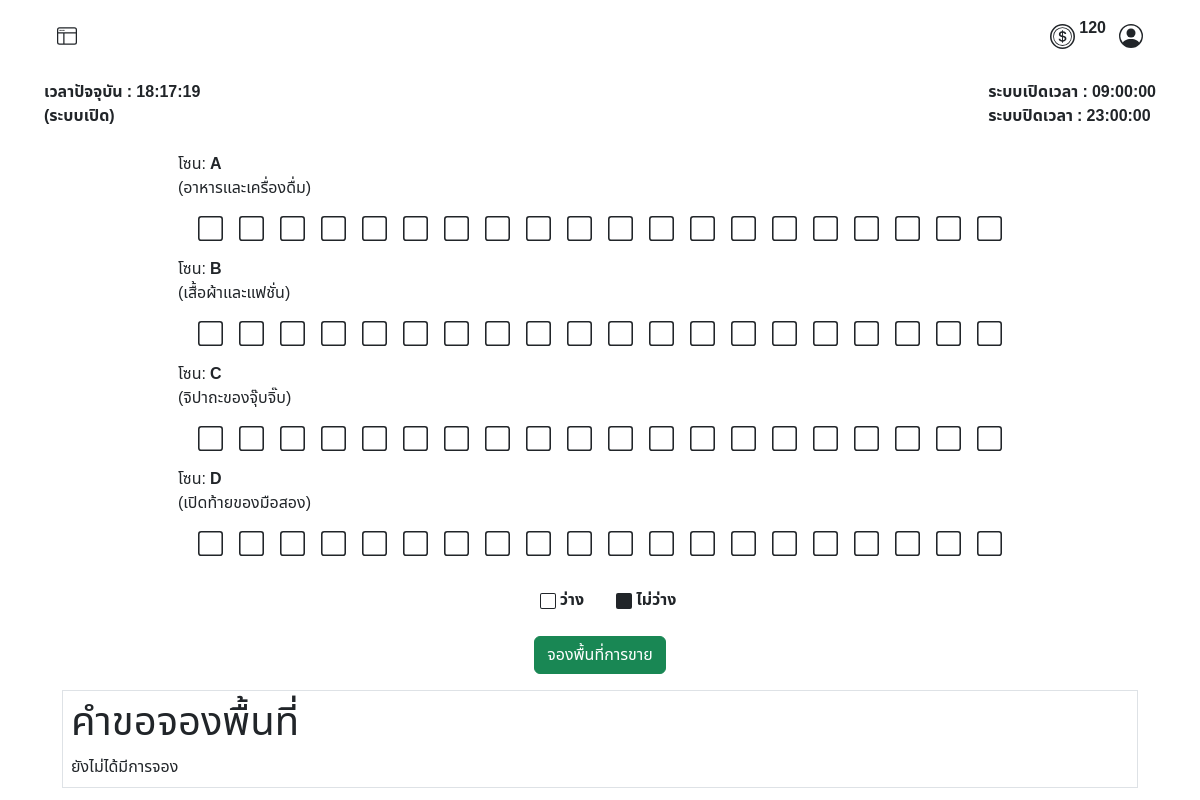
The app's page /user/index.php (signed in), older data.
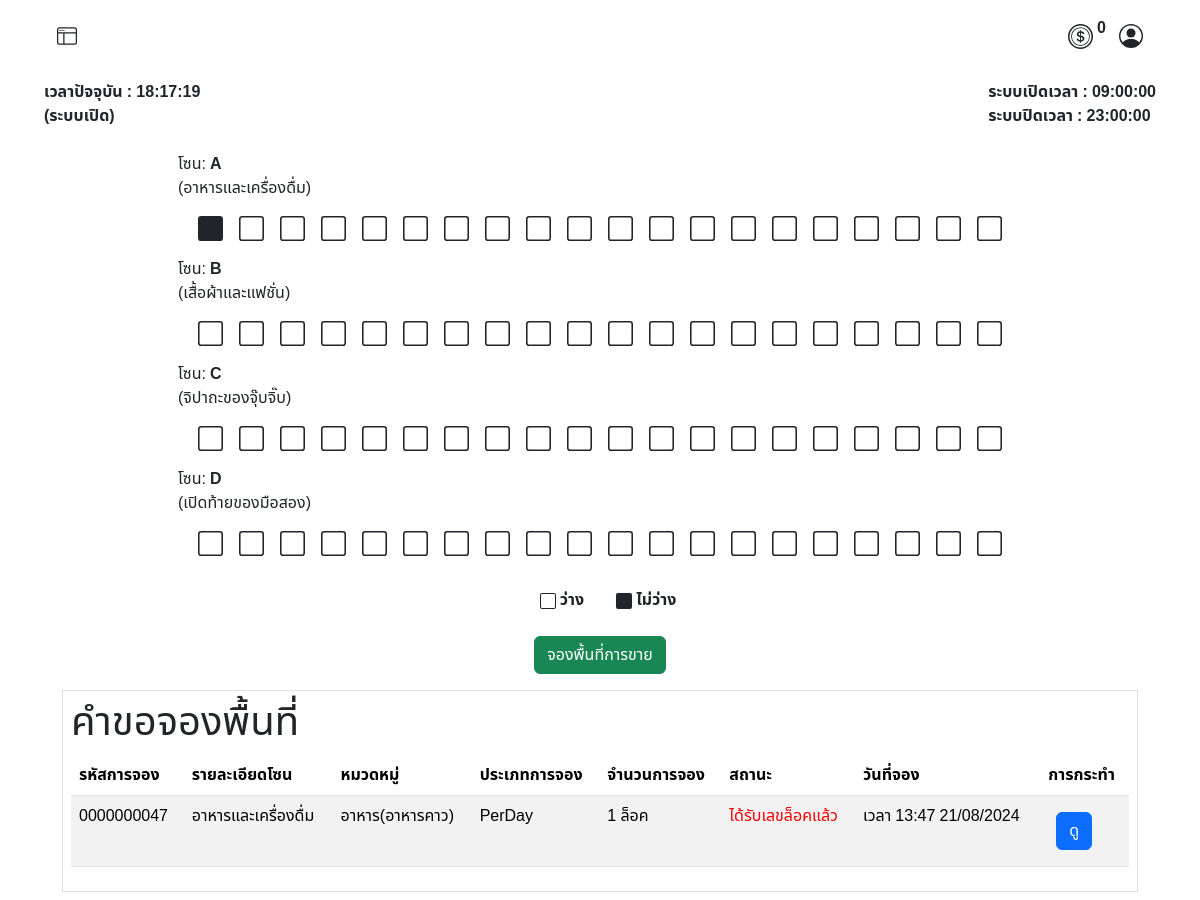
The same page, newer data.
### tables this page shows
CREATE TABLE `tbl_user` (
  `user_id` int(6) UNSIGNED ZEROFILL NOT NULL COMMENT 'รหัสลูกค้า',
  `prefix` enum('นาย','นาง','นางสาว') NOT NULL COMMENT 'คำนำหน้าชื่อ',
  `firstname` varchar(255) NOT NULL COMMENT 'ชื่อ',
  `lastname` varchar(255) NOT NULL COMMENT 'นามสกุล',
  `tel` varchar(11) NOT NULL COMMENT 'เบอร์โทรศัพท์',
  `email` varchar(255) NOT NULL COMMENT 'อีเมลล์',
  `username` varchar(255) NOT NULL COMMENT 'ชื่อผู้ใช้',
  `password` varchar(255) NOT NULL COMMENT 'รหัสผ่าน',
  `userrole` int(3) NOT NULL COMMENT '1=ลูกค้า,2=แอดมิน',
  `shop_name` varchar(50) NOT NULL COMMENT 'ชื่อร้านค้า',
  `token` int(11) NOT NULL,
  `last_login` datetime DEFAULT NULL
);

CREATE TABLE `operating_hours` (
  `id` int(11) NOT NULL,
  `opening_time` time NOT NULL,
  `closing_time` time NOT NULL
);

CREATE TABLE `zone_detail` (
  `zone_id` int(3) UNSIGNED ZEROFILL NOT NULL COMMENT 'รหัสโซน',
  `zone_name` varchar(50) NOT NULL COMMENT 'ชื่อโซน',
  `zone_detail` varchar(45) NOT NULL,
  `pricePerDate` float DEFAULT NULL COMMENT 'ราคาต่อวัน',
  `pricePerMonth` float DEFAULT NULL COMMENT 'ราคาต่อเดือน'
);

CREATE TABLE `locks` (
  `id_locks` int(11) NOT NULL COMMENT 'ไอดีล็อค',
  `lock_name` varchar(10) NOT NULL COMMENT 'ชื่อเลขล็อต',
  `zone_id` int(3) UNSIGNED ZEROFILL DEFAULT NULL COMMENT 'รหัสประเภทโซน',
  `booking_id` int(10) UNSIGNED ZEROFILL DEFAULT NULL COMMENT 'รหัสการจอง',
  `available` int(3) DEFAULT NULL COMMENT 'สถานะ ว่าง หรือ จองแล้ว '
);

CREATE TABLE `booking` (
  `booking_id` int(10) UNSIGNED ZEROFILL NOT NULL COMMENT 'รหัสการจอง',
  `member_id` int(6) UNSIGNED ZEROFILL DEFAULT NULL COMMENT 'รหัสลูกค้า',
  `booking_status` int(3) UNSIGNED DEFAULT NULL COMMENT 'สถานะการจอง',
  `booking_type` varchar(20) NOT NULL COMMENT 'รายวัน, รายเดือน',
  `zone_id` int(3) UNSIGNED ZEROFILL DEFAULT NULL COMMENT 'รหัสประเภทโซน',
  `booking_amount` int(11) NOT NULL COMMENT 'จำนวนล็อคที่จะจอง',
  `total_price` float NOT NULL COMMENT 'ราคารวม',
  `product_type` int(11) DEFAULT NULL COMMENT 'ประเภทสินค้า',
  `sub_product_type` int(11) NOT NULL,
  `slip_img` varchar(45) DEFAULT NULL,
  `book_lock_number` varchar(45) DEFAULT NULL,
  `booking_date` timestamp NOT NULL DEFAULT current_timestamp() COMMENT 'วันเวลาที่จอง',
  `expiration_date` datetime DEFAULT NULL
);

CREATE TABLE `category` (
  `id_category` int(11) NOT NULL,
  `cat_name` varchar(45) NOT NULL
);

CREATE TABLE `sub_category` (
  `idsub_category` int(11) NOT NULL,
  `id_category` int(11) DEFAULT NULL,
  `sub_cat_name` varchar(45) NOT NULL
);

CREATE TABLE `booking_status` (
  `id` int(3) UNSIGNED NOT NULL COMMENT 'รหัสสถานะการจอง',
  `status` varchar(50) NOT NULL COMMENT 'สถานะ'
);

### user/index.php (the view, shortened to what this page needs)
<?php
require("../condb.php");
?>
<!DOCTYPE html>
<html lang="en">
<head>
    <link href="https://cdn.jsdelivr.net/npm/bootstrap@5.3.3/dist/css/bootstrap.min.css" rel="stylesheet">
    <link rel="stylesheet" href="https://cdn.jsdelivr.net/npm/sweetalert2@11/dist/sweetalert2.min.css">
    <link rel="stylesheet" href="../asset/css/font.css">
</head>
<body>
    <?php
    include('./user_nav.php');
    ?>
    <div class="row">
        <div class="col">
            <div class="container mt-4">
                <div class="container-fluid ">
                    <div class="row d-flex justify-content-center align-item-center">
                        <div class="col-12 d-flex flex-wrap justify-content-center align-item-center">
                            <?php
                            $sql = "SELECT * FROM zone_detail ORDER BY zone_name";
                            if ($result = $conn->query($sql)) {
                                if ($result->num_rows > 0) {
                                    while ($row = $result->fetch_assoc()) {
                                        echo '
                                    <div class="">
                                       <div class="row ">
                                            <div class="col">
                                                <div class="d-flex justify-content-start">
                                                        <div class="">
                                                        <p class="zone_detail"
                                                            data-bs-toggle="tooltip"
                                                            data-bs-placement="right"
                                                            title="รายวัน ' . $row["pricePerDate"] . '฿<br>รายเดือน ' . $row["pricePerMonth"] . '฿">
                                                            โซน: <strong>' . $row["zone_name"] . '</strong><br>(' . $row["zone_detail"] . ')
                                                        </p>
                                                        </div>
                                                </div>
                                        </div>
                                    </div>
                                    ';
                                        $sql2 = "SELECT * FROM locks WHERE zone_id = " . $row["zone_id"];
                                        if ($result2 = $conn->query($sql2)) {
                                            if ($result2->num_rows > 0) {
                                                echo '<div class="d-flex flex-wrap container-md">';
                                                while ($row2 = $result2->fetch_assoc()) {
                                                    echo '<div class="mx-2">';
                                                    echo '<p>';
                                                    if ($row2["available"] == 0) {
                                                        echo '
                                                    <svg xmlns="http://www.w3.org/2000/svg" width="25" height="25" fill="currentColor" class="bi bi-square" viewBox="0 0 16 16">
                                                        <path d="M14 1a1 1 0 0 1 1 1v12a1 1 0 0 1-1 1H2a1 1 0 0 1-1-1V2a1 1 0 0 1 1-1zM2 0a2 2 0 0 0-2 2v12a2 2 0 0 0 2 2h12a2 2 0 0 0 2-2V2a2 2 0 0 0-2-2z"/>
                                                    </svg>';
                                                    } else if ($row2["available"] == 1) {
                                                        echo '
                                                <svg xmlns="http://www.w3.org/2000/svg" width="25" height="25" fill="currentColor" class="bi bi-square-fill" viewBox="0 0 16 16">
                                                    <path d="M0 2a2 2 0 0 1 2-2h12a2 2 0 0 1 2 2v12a2 2 0 0 1-2 2H2a2 2 0 0 1-2-2z"/>
                                                </svg>';
                                                    }
                                                    echo '</p>';
                                                    echo '</div>';
                                                }
                                                echo '</div>';
                                            } else {
                                                echo "<p>ยังไม่มีการสร้างข้อมูลพื้นที่การขาย</p>";
                                            }
                                        } else {
                                            echo "<p>Error in nested query: " . $conn->error . "</p>";
                                        }
                                    }
                                } else {
                                    echo "<p><strong>ยังไม่มีการสร้างข้อมูลพื้นที่การขาย</strong></p>";
                                }
                            } else {
                                echo "<p>Error in main query: " . $conn->error . "</p>";
                            }
                            ?>
                        </div>
                        <div class="container-md d-flex justify-content-center p-2 m-2">
                            <div class="px-2 mx-2">
                                <svg xmlns="http://www.w3.org/2000/svg" width="16" height="16" fill="currentColor" class="bi bi-square" viewBox="0 0 16 16">
                                    <path d="M14 1a1 1 0 0 1 1 1v12a1 1 0 0 1-1 1H2a1 1 0 0 1-1-1V2a1 1 0 0 1 1-1zM2 0a2 2 0 0 0-2 2v12a2 2 0 0 0 2 2h12a2 2 0 0 0 2-2V2a2 2 0 0 0-2-2z" />
                                </svg>
                                <strong>ว่าง</strong>
                            </div>
                            <div class="px-2 mx-2">
                                <svg xmlns="http://www.w3.org/2000/svg" width="16" height="16" fill="currentColor" class="bi bi-square-fill" viewBox="0 0 16 16">
                                    <path d="M0 2a2 2 0 0 1 2-2h12a2 2 0 0 1 2 2v12a2 2 0 0 1-2 2H2a2 2 0 0 1-2-2z" />
                                </svg>
                                <strong>ไม่ว่าง</strong>
                            </div>
                        </div>
                        <div class="col-12 d-flex justify-content-evenly px-3">
                            <button class="btn btn-success m-2" type="button" id="reserveButton" data-bs-toggle="modal" data-bs-target="#ReserveModal">
                                จองพื้นที่การขาย
                            </button>
                        </div>
                    </div>
                </div>
            </div>
        </div>
        <div class="col">
            <div class="tab-content" id="myTabContent">
                <div class="tab-pane fade show active mt-2 mx-2 p-2 border" id="categort">
                    <div>
                        <h1>คำขอจองพื้นที่</h1>
                    </div>
                    <div class="mt-2">
                        <?php
                        $sql = "SELECT BK.total_price, BK.booking_id, CONCAT(U.prefix, U.firstname , ' ', U.lastname) AS fullname, BS.status, BK.booking_status, ZD.zone_name, ZD.zone_detail, C.cat_name, SC.sub_cat_name, BK.booking_type, BK.booking_amount, BK.slip_img, BK.booking_date
                                FROM booking AS BK
                                INNER JOIN booking_status AS BS ON BK.booking_status = BS.id
                                INNER JOIN tbl_user AS U ON BK.member_id = U.user_id
                                INNER JOIN category AS C ON BK.product_type = C.id_category
                                INNER JOIN sub_category AS SC ON BK.sub_product_type = SC.idsub_category
                                INNER JOIN zone_detail AS ZD ON BK.zone_id = ZD.zone_id
                                WHERE member_id = $user_id
                                ORDER BY booking_id
                            ";
                        $result = $conn->query($sql);
                        if ($result->num_rows > 0) {
                            echo "<table class='table table-striped'>";
                            echo "<thead>
                        <tr>
                            <th>รหัสการจอง</th>
                            <th>รายละเอียดโซน</th>
                            <th>หมวดหมู่</th>
                            <th>ประเภทการจอง</th>
                            <th>จำนวนการจอง</th>
                            <th>สถานะ</th>
                            <th>วันที่จอง</th>
                            <th>การกระทำ</th>
                        </tr>
                    </thead>";
                            echo "<tbody>";
                            while ($row = $result->fetch_assoc()) {
                                $booking_date = date("เวลา H:i d/m/Y", strtotime($row["booking_date"]));
                                echo "<tr>
                            <td>" . htmlspecialchars($row["booking_id"]) . "</td>
                                                                <td>" . htmlspecialchars($row["zone_detail"]) . "</td>
                                                                <td>" . htmlspecialchars($row["cat_name"]) . "(" . htmlspecialchars($row["sub_cat_name"]) . ")</td>
                                                                <td>" . htmlspecialchars($row["booking_type"]) . "</td>
                                                                <td>" . htmlspecialchars($row["booking_amount"]) . " ล็อค</td>
                                                                <td style='color: red;'>" . htmlspecialchars($row["status"]) . "</td>
                            <td>" . $booking_date  . "</td>
                            ";
                                switch ($row["booking_status"]) {
                                    case 4:
                                        echo " <td>
                                    <button class='btn btn-primary m-2' type='button' data-bs-toggle='modal' data-bs-target='#viewBookingModal' data-id='" . $row["booking_id"] . "'>ดู</button>
                                    </td>";
                                        break;
                                }
                                echo " </tr>";
                            }
                            echo "</tbody></table>";
                        } else {
                            echo "ยังไม่ได้มีการจอง";
                        }
                        ?>
                    </div>
                </div>
            </div>
        </div>
    </div>
</body>
</html>

### user/user_nav.php (shortened to what this page needs)
<nav class="row g-2">
    <div class="col-12 d-flex justify-content-between px-5 py-3">
        <div class="col-4">
            <button class="btn" type="button" data-bs-toggle="offcanvas" data-bs-target="#offcanvasWithBothOptions" aria-controls="offcanvasWithBothOptions">
            </button>
        </div>
        <div class="d-flex align-items-center ">
            <div class="row  ">
                <div class="col d-flex align-items-center justify-content-center">
                    <p class="ms-1">
                        <strong>
                            <?php
                            $user_id = $_SESSION["user_id"];
                            $stmt = $conn->prepare("SELECT token FROM tbl_user WHERE user_id = ?");
                            $stmt->bind_param("i", $user_id);
                            $stmt->execute();
                            $stmt->bind_result($token);
                            echo htmlspecialchars($token);
                            ?>
                        </strong>
                    </p>
                </div>
            </div>
            <button class="btn " type="button" data-bs-toggle="modal" data-bs-target="#ProfileModal">
            </button>
        </div>
    </div>
    <?php
    require("../condb.php");
    $sql_time = "SELECT opening_time, closing_time FROM operating_hours LIMIT 1";
    $result = $conn->query($sql_time);
    $row_time = $result->fetch_assoc();
    $openingTime = $row_time['opening_time'];
    $closingTime = $row_time['closing_time'];
    ?>
    <div class="col-12 d-flex justify-content-between px-5">
        <strong>
            <div id="time"></div>
            <div id="status">(ระบบปิด)</div>
        </strong>
        <strong>
            <div id="opening_time">ระบบเปิดเวลา : <?php echo $openingTime; ?></div>
            <div id="closing_time">ระบบปิดเวลา : <?php echo $closingTime; ?></div>
        </strong>
    </div>
</nav>

Row changes from the older to the newer data that the page shows:
changed tbl_user: token "120" → "0"
changed locks (number 1 of 80 on the later page): available 0 → 1 (drawn)
added booking: booking_id "0000000047", zone.zone_detail "อาหารและเครื่องดื่ม", product_type.cat_name "อาหาร", sub_category.sub_cat_name "อาหารคาว", booking_type "PerDay", booking_amount "1", booking_status.status "ได้รับเลขล็อคแล้ว", booking_date "เวลา 13:47 21/08/2024"
Text that changed along with them:
text no longer shown: "ยังไม่ได้มีการจอง"
text now shown: "รหัสการจอง รายละเอียดโซน หมวดหมู่ ประเภทการจอง จำนวนการจอง สถานะ วันที่จอง การกระทำ"
